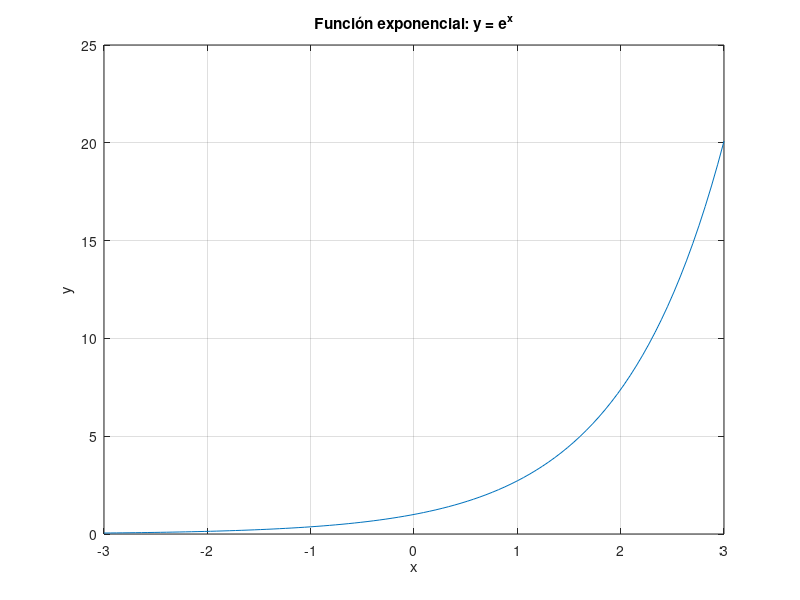
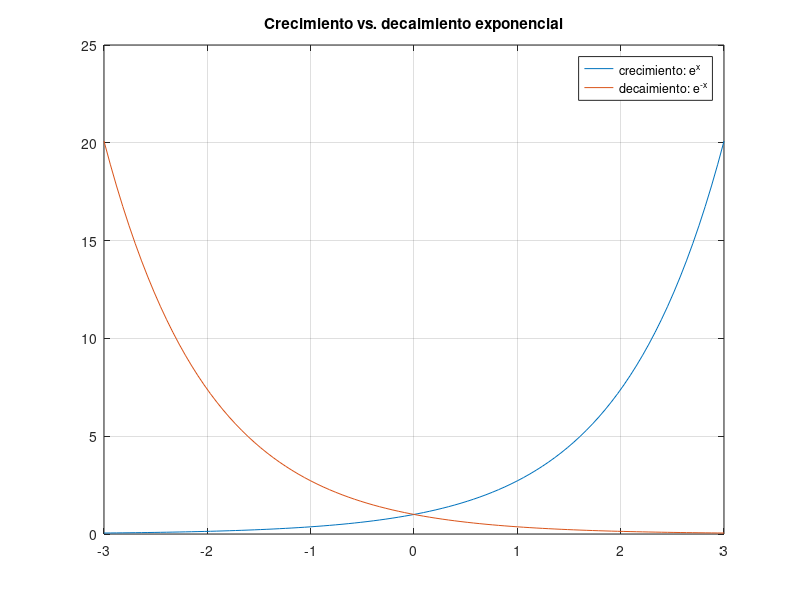
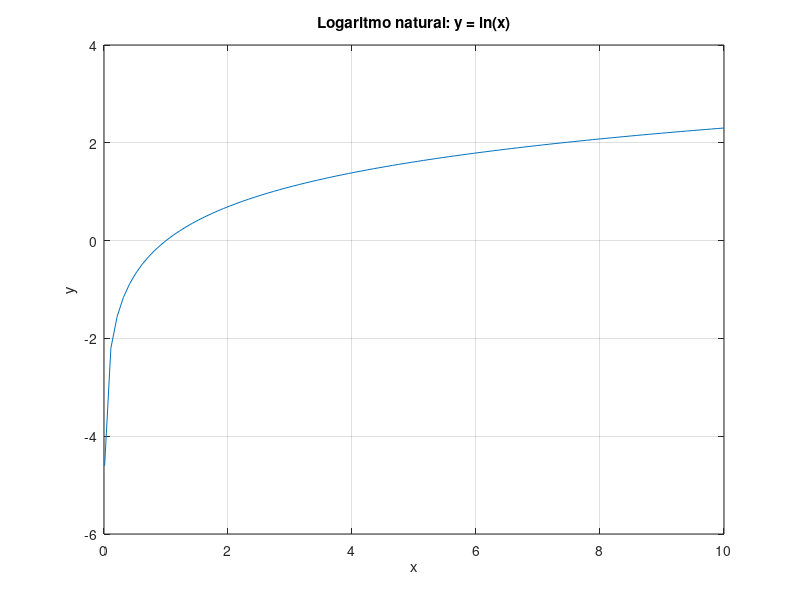
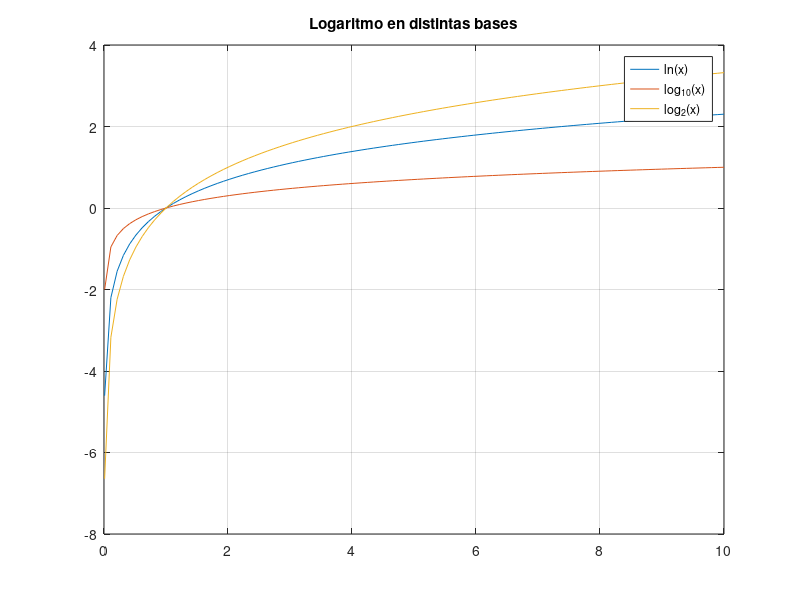

Recreate these plots in MATLAB, in order.
%% 08.5 - Funciones exponenciales y logarítmicas
% Curso básico de MATLAB
% Tema: exp(), log(), log10(), log2()

clc; clear; close all;

%% Función exponencial: e^x
x = linspace(-3, 3, 100);
y = exp(x);

figure
plot(x, y)
title('Función exponencial: y = e^x')
xlabel('x')
ylabel('y')
grid on

%% Crecimiento vs decaimiento exponencial
figure
plot(x, exp(x), x, exp(-x))
legend('crecimiento: e^x', 'decaimiento: e^{-x}')
title('Crecimiento vs. decaimiento exponencial')
grid on

%% Función logaritmo natural: ln(x)
% IMPORTANTE: el logaritmo solo está definido para x > 0.
% Si usas valores negativos o cero, MATLAB regresa NaN o -Inf
% (no marca error, pero esos puntos no se grafican).

xLog = linspace(0.01, 10, 100);   % empieza cerca de 0, nunca en 0
yLog = log(xLog);                  % log() en MATLAB = logaritmo natural (ln)

figure
plot(xLog, yLog)
title('Logaritmo natural: y = ln(x)')
xlabel('x')
ylabel('y')
grid on

%% Otras bases de logaritmo
figure
plot(xLog, log(xLog), xLog, log10(xLog), xLog, log2(xLog))
legend('ln(x)', 'log_{10}(x)', 'log_2(x)')
title('Logaritmo en distintas bases')
grid on

%% Ejercicios de práctica
% 1. Grafica y = e^(2x) y compárala con y = e^x en la misma figura.
% 2. Grafica log10(x) para x entre 0.1 y 100.
% 3. ¿Qué pasa si intentas graficar log(x) incluyendo x = -5 en el
%    vector? Pruébalo y observa qué aparece (o no aparece) en la
%    gráfica.
